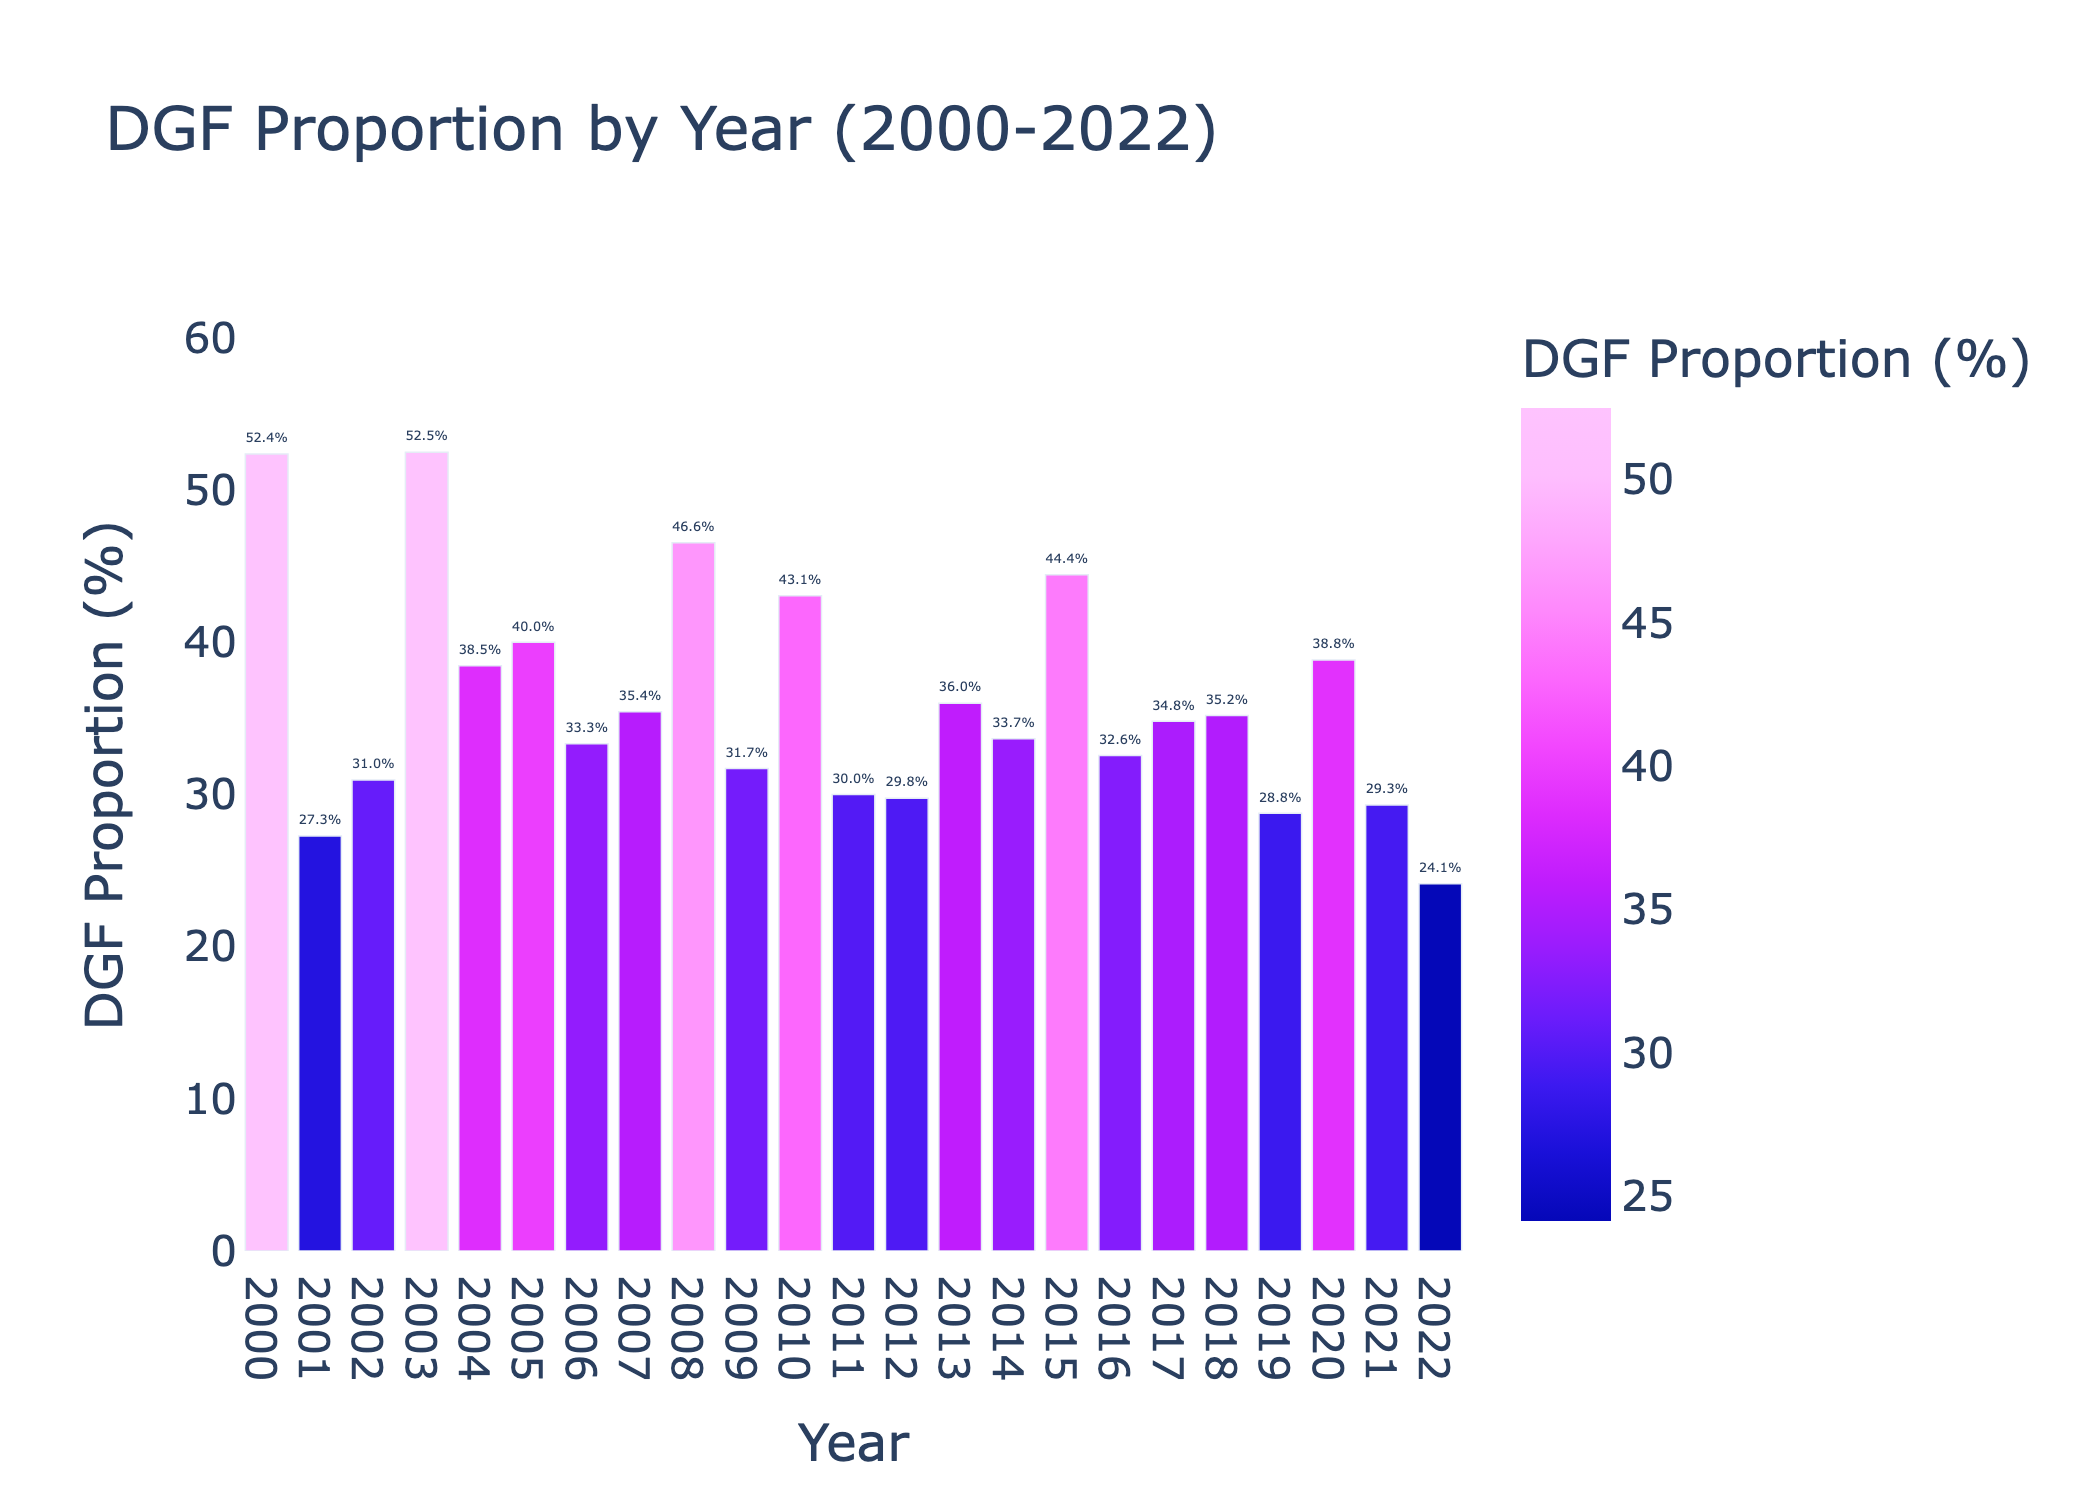

This chart was generated by the following Python code:
import pandas as pd
import plotly.express as px

# Load your DataFrame (replace with your actual data loading method)
df = pd.read_pickle('df.pkl')  # or use pd.read_csv('DGF_Cleaned.csv')

# Ensure 'txdate' is datetime
df['txdate'] = pd.to_datetime(df['txdate'])

# Ensure 'dgf' is binary numeric (1 for 'Yes', 0 for 'No')
df['dgf'] = df['dgf'].map({'Yes': 1, 'No': 0})

# Extract year
df['year'] = df['txdate'].dt.year

# Filter for years 2000-2022
print('Original df shape:', df.shape)
df_years = df[(df['year'] >= 2000) & (df['year'] <= 2022)]
print('Filtered df_years shape:', df_years.shape)
print('Sample of df_years:')
print(df_years[['year', 'dgf']].head())

# Calculate DGF proportion per year
dgf_prop = df_years.groupby('year')['dgf'].mean().reset_index()
dgf_prop['dgf_percent'] = dgf_prop['dgf'] * 100
print('DGF proportion table:')
print(dgf_prop)

# Drop years with NaN proportions (no data)
dgf_prop = dgf_prop.dropna(subset=['dgf_percent'])

# Create bar chart
fig = px.bar(
    dgf_prop,
    x='year',
    y='dgf_percent',
    labels={'year': 'Year', 'dgf_percent': 'DGF Proportion (%)'},
    title='DGF Proportion by Year (2000-2022)',
    color='dgf_percent',
    color_continuous_scale='plotly3',
    text='dgf_percent'
)
fig.update_traces(texttemplate='%{text:.1f}%', textposition='outside')
fig.update_layout(
    yaxis=dict(range=[0, dgf_prop['dgf_percent'].max() + 10]),
    plot_bgcolor='white',
    xaxis=dict(dtick=1),
    font=dict(size=14)
)

# Save the figure as a high-resolution PNG
fig.write_image('dgf_proportion_bar_chart.png', scale=3)
# Optionally, save as HTML for interactive viewing
fig.write_html('dgf_proportion_bar_chart.html')
